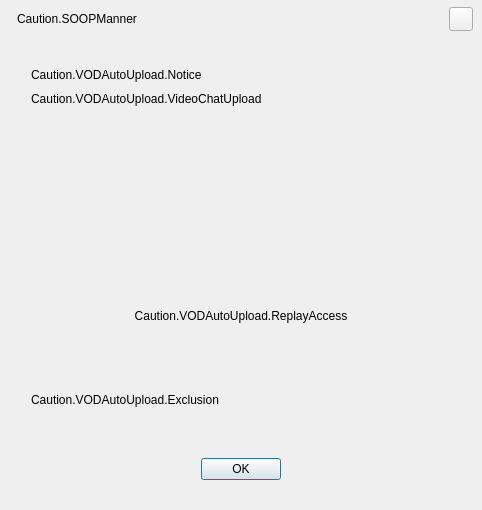
<?xml version="1.0" encoding="UTF-8"?>
<ui version="4.0">
 <class>AFQVodAutoUploadNoticeDialog</class>
 <widget class="QDialog" name="AFQVodAutoUploadNoticeDialog">
  <property name="geometry">
   <rect>
    <x>0</x>
    <y>0</y>
    <width>482</width>
    <height>510</height>
   </rect>
  </property>
  <property name="sizePolicy">
   <sizepolicy hsizetype="Fixed" vsizetype="Preferred">
    <horstretch>0</horstretch>
    <verstretch>0</verstretch>
   </sizepolicy>
  </property>
  <property name="minimumSize">
   <size>
    <width>480</width>
    <height>510</height>
   </size>
  </property>
  <property name="maximumSize">
   <size>
    <width>482</width>
    <height>510</height>
   </size>
  </property>
  <property name="windowTitle">
   <string>Dialog</string>
  </property>
  <property name="styleSheet">
   <string notr="true"/>
  </property>
  <layout class="QVBoxLayout" name="verticalLayout">
   <property name="spacing">
    <number>0</number>
   </property>
   <property name="leftMargin">
    <number>1</number>
   </property>
   <property name="topMargin">
    <number>0</number>
   </property>
   <property name="rightMargin">
    <number>1</number>
   </property>
   <property name="bottomMargin">
    <number>0</number>
   </property>
   <item>
    <widget class="QFrame" name="titleFrame">
     <property name="minimumSize">
      <size>
       <width>0</width>
       <height>38</height>
      </size>
     </property>
     <property name="maximumSize">
      <size>
       <width>16777215</width>
       <height>38</height>
      </size>
     </property>
     <layout class="QHBoxLayout" name="horizontalLayout_2">
      <property name="leftMargin">
       <number>16</number>
      </property>
      <property name="topMargin">
       <number>6</number>
      </property>
      <property name="rightMargin">
       <number>8</number>
      </property>
      <property name="bottomMargin">
       <number>6</number>
      </property>
      <item>
       <widget class="QLabel" name="label_Title">
        <property name="minimumSize">
         <size>
          <width>0</width>
          <height>24</height>
         </size>
        </property>
        <property name="maximumSize">
         <size>
          <width>16777215</width>
          <height>24</height>
         </size>
        </property>
        <property name="text">
         <string>Caution.SOOPManner</string>
        </property>
        <property name="labelType" stdset="0">
         <string>labelTitle</string>
        </property>
       </widget>
      </item>
      <item>
       <widget class="QPushButton" name="pushButton_Close">
        <property name="enabled">
         <bool>true</bool>
        </property>
        <property name="minimumSize">
         <size>
          <width>24</width>
          <height>24</height>
         </size>
        </property>
        <property name="maximumSize">
         <size>
          <width>24</width>
          <height>24</height>
         </size>
        </property>
        <property name="text">
         <string/>
        </property>
        <property name="iconSize">
         <size>
          <width>11</width>
          <height>11</height>
         </size>
        </property>
        <property name="buttonType" stdset="0">
         <string>closeButton</string>
        </property>
       </widget>
      </item>
     </layout>
    </widget>
   </item>
   <item>
    <widget class="QWidget" name="widget_Contents" native="true">
     <layout class="QVBoxLayout" name="verticalLayout_3">
      <property name="spacing">
       <number>0</number>
      </property>
      <property name="leftMargin">
       <number>30</number>
      </property>
      <property name="topMargin">
       <number>30</number>
      </property>
      <property name="rightMargin">
       <number>30</number>
      </property>
      <property name="bottomMargin">
       <number>30</number>
      </property>
      <item>
       <layout class="QVBoxLayout" name="verticalLayout_2">
        <property name="spacing">
         <number>10</number>
        </property>
        <property name="bottomMargin">
         <number>0</number>
        </property>
        <item>
         <widget class="QLabel" name="label_Notice">
          <property name="text">
           <string>Caution.VODAutoUpload.Notice</string>
          </property>
          <property name="wordWrap">
           <bool>true</bool>
          </property>
          <property name="labelType" stdset="0">
           <string>policy-highlight</string>
          </property>
         </widget>
        </item>
        <item>
         <widget class="QLabel" name="label_VideoChatUpload">
          <property name="text">
           <string>Caution.VODAutoUpload.VideoChatUpload</string>
          </property>
          <property name="wordWrap">
           <bool>true</bool>
          </property>
         </widget>
        </item>
       </layout>
      </item>
      <item>
       <spacer name="verticalSpacer_2">
        <property name="orientation">
         <enum>Qt::Vertical</enum>
        </property>
        <property name="sizeHint" stdset="0">
         <size>
          <width>20</width>
          <height>40</height>
         </size>
        </property>
       </spacer>
      </item>
      <item>
       <widget class="QWidget" name="widget_Container" native="true">
        <property name="sizePolicy">
         <sizepolicy hsizetype="Fixed" vsizetype="Fixed">
          <horstretch>0</horstretch>
          <verstretch>0</verstretch>
         </sizepolicy>
        </property>
        <property name="minimumSize">
         <size>
          <width>420</width>
          <height>186</height>
         </size>
        </property>
        <property name="maximumSize">
         <size>
          <width>420</width>
          <height>186</height>
         </size>
        </property>
        <property name="widgetType" stdset="0">
         <string>policy-container</string>
        </property>
        <layout class="QVBoxLayout" name="verticalLayout_4">
         <property name="spacing">
          <number>0</number>
         </property>
         <property name="leftMargin">
          <number>24</number>
         </property>
         <property name="topMargin">
          <number>20</number>
         </property>
         <property name="rightMargin">
          <number>24</number>
         </property>
         <property name="bottomMargin">
          <number>20</number>
         </property>
         <item alignment="Qt::AlignHCenter|Qt::AlignTop">
          <widget class="QLabel" name="label_VodImg">
           <property name="sizePolicy">
            <sizepolicy hsizetype="Fixed" vsizetype="Fixed">
             <horstretch>0</horstretch>
             <verstretch>0</verstretch>
            </sizepolicy>
           </property>
           <property name="minimumSize">
            <size>
             <width>158</width>
             <height>101</height>
            </size>
           </property>
           <property name="maximumSize">
            <size>
             <width>158</width>
             <height>101</height>
            </size>
           </property>
           <property name="text">
            <string/>
           </property>
           <property name="alignment">
            <set>Qt::AlignCenter</set>
           </property>
          </widget>
         </item>
         <item>
          <spacer name="verticalSpacer_3">
           <property name="orientation">
            <enum>Qt::Vertical</enum>
           </property>
           <property name="sizeHint" stdset="0">
            <size>
             <width>20</width>
             <height>40</height>
            </size>
           </property>
          </spacer>
         </item>
         <item>
          <widget class="QLabel" name="label_VodText">
           <property name="text">
            <string>Caution.VODAutoUpload.ReplayAccess</string>
           </property>
           <property name="alignment">
            <set>Qt::AlignCenter</set>
           </property>
           <property name="wordWrap">
            <bool>true</bool>
           </property>
          </widget>
         </item>
        </layout>
       </widget>
      </item>
      <item>
       <spacer name="verticalSpacer">
        <property name="orientation">
         <enum>Qt::Vertical</enum>
        </property>
        <property name="sizeHint" stdset="0">
         <size>
          <width>20</width>
          <height>40</height>
         </size>
        </property>
       </spacer>
      </item>
      <item>
       <widget class="QLabel" name="label_4">
        <property name="text">
         <string>Caution.VODAutoUpload.Exclusion</string>
        </property>
        <property name="wordWrap">
         <bool>true</bool>
        </property>
       </widget>
      </item>
      <item>
       <spacer name="verticalSpacer_4">
        <property name="orientation">
         <enum>Qt::Vertical</enum>
        </property>
        <property name="sizeHint" stdset="0">
         <size>
          <width>20</width>
          <height>40</height>
         </size>
        </property>
       </spacer>
      </item>
      <item>
       <widget class="QDialogButtonBox" name="buttonBox">
        <property name="sizePolicy">
         <sizepolicy hsizetype="Minimum" vsizetype="Fixed">
          <horstretch>0</horstretch>
          <verstretch>0</verstretch>
         </sizepolicy>
        </property>
        <property name="standardButtons">
         <set>QDialogButtonBox::Ok</set>
        </property>
        <property name="centerButtons">
         <bool>true</bool>
        </property>
       </widget>
      </item>
     </layout>
    </widget>
   </item>
  </layout>
 </widget>
 <resources>
  <include location="aneta-main-resource.qrc"/>
 </resources>
 <connections/>
</ui>
